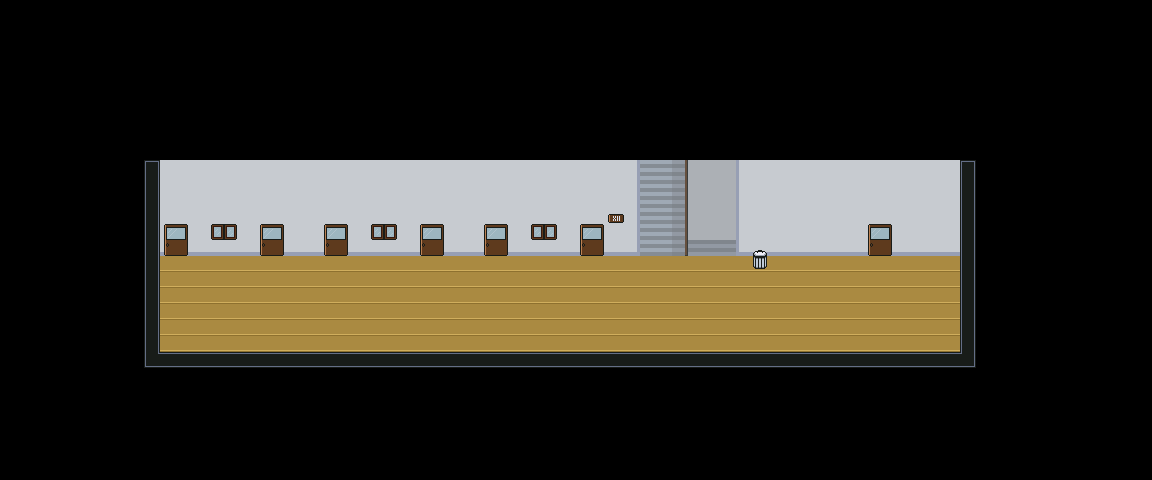

This is a level from a 2D game, rendered from its Tiled map with the project's own tilesets. A one-line summary and the map file follow, with tile-layer data summarised:
An orthogonal 72x30 tile map with 16x16 px tiles, 3 tile layers (Tile Layer 1, Tile Layer 2, bayangan) and 2 objects.

<map version="1.5" tiledversion="1.7.2" orientation="orthogonal" renderorder="right-down" width="72" height="30" tilewidth="16" tileheight="16" infinite="0" nextlayerid="5" nextobjectid="3">
 <tileset firstgid="1" source="aset lorong.tsx" />
 <layer id="1" name="Tile Layer 1" width="72" height="30">
  <data>[2160 cells, 676 non-empty, 13 distinct tile ids]</data>
 </layer>
 <layer id="2" name="Tile Layer 2" width="72" height="30">
  <data>[2160 cells, 57 non-empty, 13 distinct tile ids]</data>
 </layer>
 <layer id="3" name="bayangan" width="72" height="30">
  <data>[2160 cells, 25 non-empty, 2 distinct tile ids]</data>
 </layer>
 <objectgroup id="4" name="Object Layer 1">
  <object id="1" x="144" y="368">
   <polygon points="0,0 0,-208 832,-208 832,0 448,0 448,-16 816,-16 816,-112 592,-112 592,-128 544,-128 544,-128 496,-128 496,-112 16,-112 16,-16 448,-16 448,0" />
  </object>
  <object id="2" x="752" y="272">
   <polygon points="0,0 0,-16 16,-16 16,0" />
  </object>
 </objectgroup>
</map>
